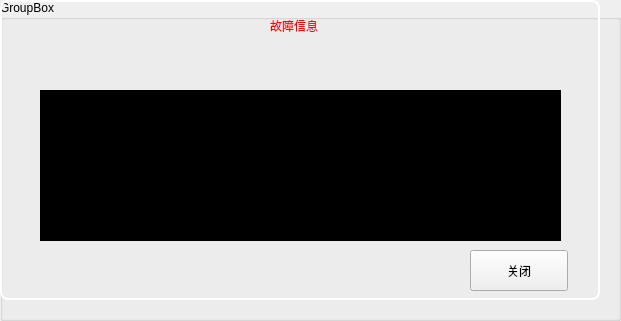
  <widget class="QGroupBox" name="GROUPBOXFault">
   <property name="geometry">
    <rect>
     <x>212</x>
     <y>180</y>
     <width>621</width>
     <height>321</height>
    </rect>
   </property>
   <property name="title">
    <string>GroupBox</string>
   </property>
   <widget class="QLabel" name="Faultname">
    <property name="geometry">
     <rect>
      <x>40</x>
      <y>50</y>
      <width>521</width>
      <height>31</height>
     </rect>
    </property>
    <property name="styleSheet">
     <string notr="true">color:yellow</string>
    </property>
    <property name="text">
     <string/>
    </property>
   </widget>
   <widget class="QLabel" name="lbl">
    <property name="geometry">
     <rect>
      <x>0</x>
      <y>0</y>
      <width>600</width>
      <height>300</height>
     </rect>
    </property>
    <property name="styleSheet">
     <string notr="true">color:yellow;
border:2px solid white;
border-radius:8px;
background-color:transparent;</string>
    </property>
    <property name="text">
     <string/>
    </property>
   </widget>
   <widget class="QTextBrowser" name="FaultTips">
    <property name="geometry">
     <rect>
      <x>40</x>
      <y>90</y>
      <width>521</width>
      <height>151</height>
     </rect>
    </property>
    <property name="styleSheet">
     <string notr="true">	    font: 18px &quot;微软雅黑&quot;;
color: white;
	background-color:black;</string>
    </property>
    <property name="html">
     <string>&lt;!DOCTYPE HTML PUBLIC &quot;-//W3C//DTD HTML 4.0//EN&quot; &quot;http://www.w3.org/TR/REC-html40/strict.dtd&quot;&gt;
&lt;html&gt;&lt;head&gt;&lt;meta name=&quot;qrichtext&quot; content=&quot;1&quot; /&gt;&lt;style type=&quot;text/css&quot;&gt;
p, li { white-space: pre-wrap; }
&lt;/style&gt;&lt;/head&gt;&lt;body style=&quot; font-family:'微软雅黑'; font-weight:400; font-style:normal;&quot;&gt;
&lt;table border=&quot;0&quot; style=&quot;-qt-table-type: root; margin-top:4px; margin-bottom:4px; margin-left:4px; margin-right:4px;&quot;&gt;
&lt;tr&gt;
&lt;td style=&quot;border: none;&quot;&gt;
&lt;p style=&quot;-qt-paragraph-type:empty; margin-top:0px; margin-bottom:0px; margin-left:0px; margin-right:0px; -qt-block-indent:0; text-indent:0px;&quot;&gt;&lt;/p&gt;
&lt;p style=&quot;-qt-paragraph-type:empty; margin-top:0px; margin-bottom:0px; margin-left:0px; margin-right:0px; -qt-block-indent:0; text-indent:0px;&quot;&gt;&lt;/p&gt;
&lt;p style=&quot;-qt-paragraph-type:empty; margin-top:0px; margin-bottom:0px; margin-left:0px; margin-right:0px; -qt-block-indent:0; text-indent:0px;&quot;&gt;&lt;/p&gt;
&lt;p style=&quot;-qt-paragraph-type:empty; margin-top:0px; margin-bottom:0px; margin-left:0px; margin-right:0px; -qt-block-indent:0; text-indent:0px;&quot;&gt;&lt;/p&gt;
&lt;p style=&quot;-qt-paragraph-type:empty; margin-top:0px; margin-bottom:0px; margin-left:0px; margin-right:0px; -qt-block-indent:0; text-indent:0px;&quot;&gt;&lt;/p&gt;
&lt;p style=&quot;-qt-paragraph-type:empty; margin-top:0px; margin-bottom:0px; margin-left:0px; margin-right:0px; -qt-block-indent:0; text-indent:0px;&quot;&gt;&lt;/p&gt;
&lt;p style=&quot;-qt-paragraph-type:empty; margin-top:0px; margin-bottom:0px; margin-left:0px; margin-right:0px; -qt-block-indent:0; text-indent:0px;&quot;&gt;&lt;/p&gt;&lt;/td&gt;&lt;/tr&gt;&lt;/table&gt;&lt;/body&gt;&lt;/html&gt;</string>
    </property>
   </widget>
   <widget class="QLabel" name="label">
    <property name="geometry">
     <rect>
      <x>270</x>
      <y>10</y>
      <width>91</width>
      <height>31</height>
     </rect>
    </property>
    <property name="styleSheet">
     <string notr="true">color:red</string>
    </property>
    <property name="text">
     <string>故障信息</string>
    </property>
   </widget>
   <widget class="QPushButton" name="BTNClose">
    <property name="geometry">
     <rect>
      <x>470</x>
      <y>250</y>
      <width>98</width>
      <height>41</height>
     </rect>
    </property>
    <property name="text">
     <string>关闭</string>
    </property>
   </widget>
   <zorder>lbl</zorder>
   <zorder>FaultTips</zorder>
   <zorder>label</zorder>
   <zorder>BTNClose</zorder>
   <zorder>Faultname</zorder>
  </widget>
